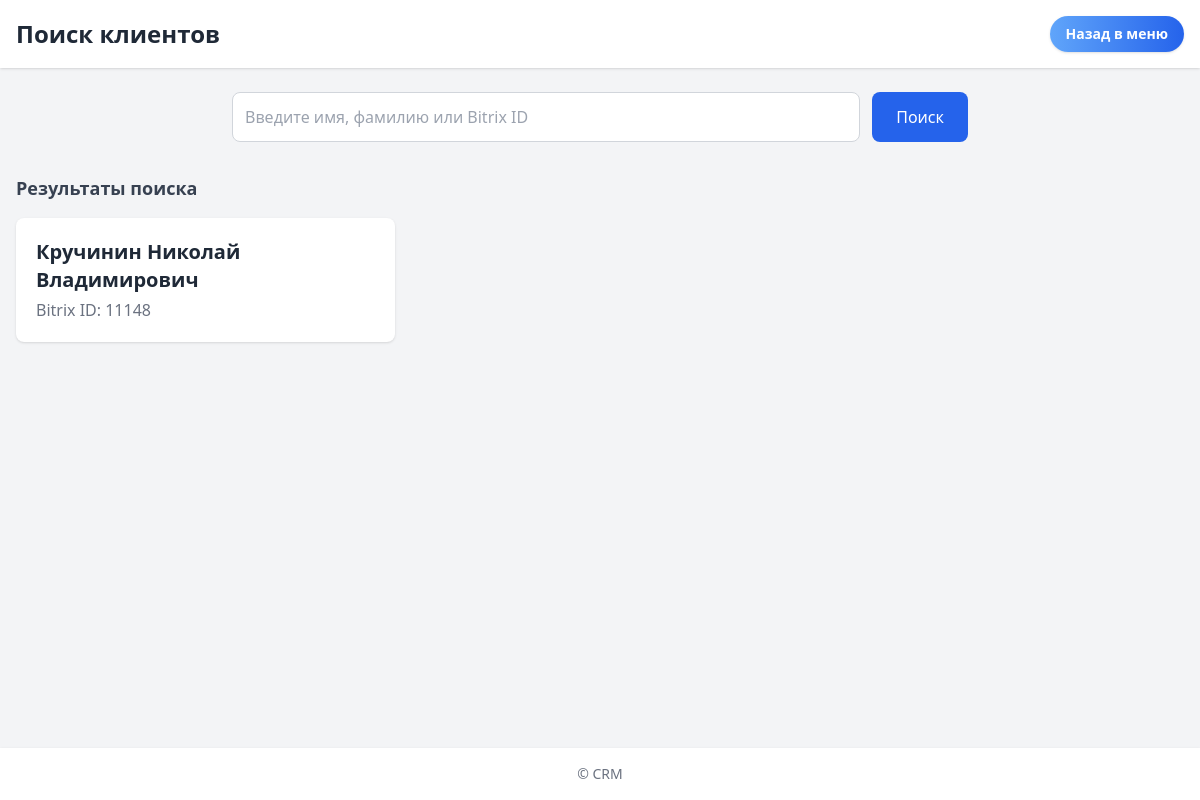
The page /client_search/ on the database as committed earlier.
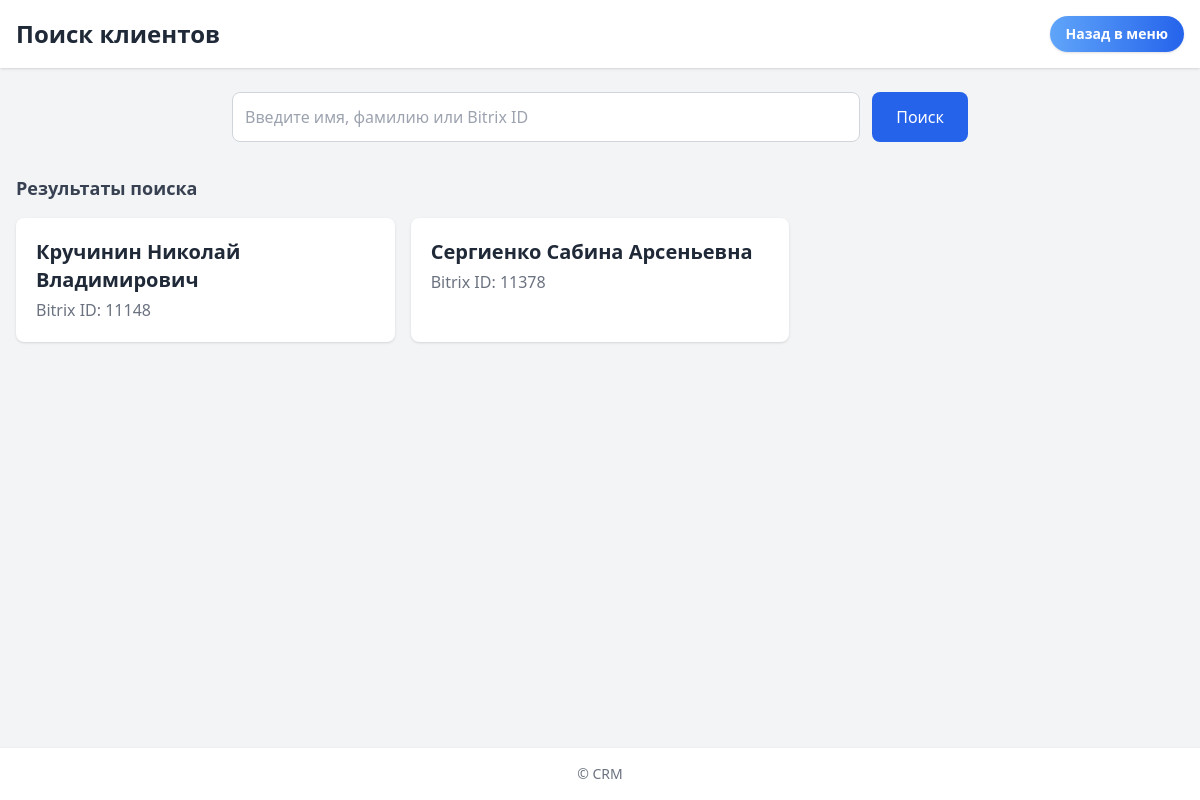
The same page on the database as committed later.
### clients/models.py (models this page shows, shortened)
class Client(models.Model):
    user = models.OneToOneField(User, on_delete=models.CASCADE, related_name='client')
    name = models.CharField(max_length=100)
    surname = models.CharField(max_length=100)
    middlename = models.CharField(max_length=100, blank=True, null=True)
    bitrix_id = models.CharField(max_length=255, null=True, blank=True)
    stage = models.ForeignKey("StageTemplate", on_delete=models.SET_NULL, null=True, blank=True)
    referral_code = models.UUIDField(default=uuid.uuid4, unique=True, editable=False)
    old_id = models.PositiveIntegerField(
        null=True,
        blank=True,
        unique=True,
        db_index=True,
        help_text="ID клиента в старой системе"
    )
    need_stage_popup = models.BooleanField(default=False, help_text="Нужно ли показать попап при входе")
    stage_popup_shown = models.BooleanField(default=False, help_text="Попап показан и закрыт пользователем")
    acquiring_enabled = models.BooleanField(
        default=False,
        help_text="Доступен ли эквайринг для клиента"
    )
    history = HistoricalRecords()
    class Meta:
        constraints = [
            models.UniqueConstraint(
                fields=['bitrix_id'],
                condition=~Q(bitrix_id=None),
                name='unique_bitrix_id_not_null'
            )
        ]

### payments/views.py (the view)
# urls.py: path('client_search/', client_search_view, name='client_search'),
@csrf_exempt
def client_search_view(request):
    q = (request.GET.get('q') or '').strip().lower()
    if q:
        results = [
            client for client in Client.objects.all()
            if (
                (client.name and q in client.name.lower()) or
                (client.surname and q in client.surname.lower()) or
                (client.middlename and q in client.middlename.lower()) or
                (client.bitrix_id and q in str(client.bitrix_id).lower())
            )
        ]
    else:
        results = Client.objects.all().order_by('surname', 'name')
    return render(request, 'client_search.html', {
        'query': q,
        'results': results
    })

### payments/templates/client_search.html (shortened to what this page needs)
{% load static %}
<!DOCTYPE html>
<html lang="ru">
<head>
    <script src="https://cdn.tailwindcss.com"></script>
</head>
<body class="bg-gray-100 min-h-screen flex flex-col">
    <header class="bg-white shadow p-4">
        <div class="max-w-7xl mx-auto flex items-center justify-between">
            <h1 class="text-2xl font-bold text-gray-800">Поиск клиентов</h1>
            <div class="flex items-center gap-4">
                <a href="{% url 'admin_dashboard' %}"
                   class="px-4 py-2 bg-gradient-to-r from-blue-400 to-blue-600 text-white rounded-full shadow hover:from-blue-500 hover:to-blue-700 transition text-sm font-semibold">
                    Назад в меню
                </a>
            </div>
        </div>
    </header>
    <section class="max-w-3xl mx-auto mt-6 w-full px-4">
        <form method="get" action="{% url 'client_search' %}" class="flex flex-col sm:flex-row gap-3">
            <input
                type="text"
                name="q"
                value="{{ query }}"
                placeholder="Введите имя, фамилию или Bitrix ID"
                class="flex-1 p-3 rounded-lg border border-gray-300 focus:outline-none focus:ring-2 focus:ring-blue-500"
            >
            <button
                type="submit"
                class="bg-blue-600 text-white px-6 py-3 rounded-lg hover:bg-blue-700 transition duration-200"
            >
                Поиск
            </button>
        </form>
    </section>
    <section class="max-w-7xl mx-auto mt-8 w-full px-4 flex-1">
        {% if results %}
            <h2 class="text-lg font-semibold text-gray-700 mb-4">Результаты поиска</h2>
            <div class="grid gap-4 sm:grid-cols-2 lg:grid-cols-3">
                {% for client in results %}
                    <a href="{% url 'client_admin_view' client.id %}"
                       class="bg-white p-5 rounded-lg shadow hover:shadow-lg transition duration-200 block">
                        <h3 class="text-xl font-bold text-gray-800">
                            {{ client.surname }} {{ client.name }}{% if client.middlename %} {{ client.middlename }}{% endif %}
                        </h3>
                        <p class="text-gray-500 mt-1">Bitrix ID: {{ client.bitrix_id }}</p>
                    </a>
                {% endfor %}
            </div>
        {% elif query %}
            <p class="text-gray-500 mt-4">Ничего не найдено</p>
        {% endif %}
    </section>
    <footer class="bg-white shadow mt-10 p-4 text-center text-gray-500 text-sm">
        © {{ now|date:"Y" }} CRM
    </footer>
</body>
</html>

Rows that differ between the two databases and show on the page:
added Client: surname "Сергиенко", name "Сабина", middlename "Арсеньевна", bitrix_id "11378"
